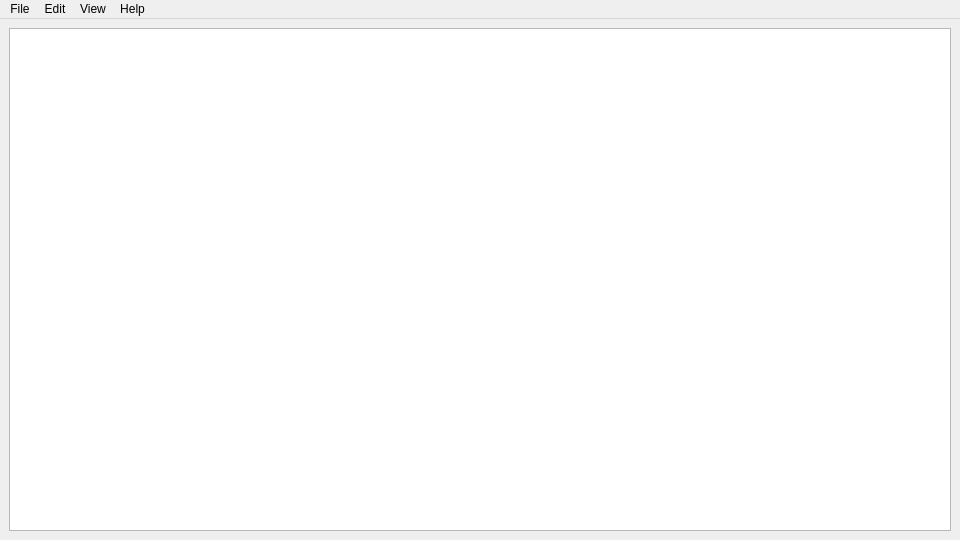
<?xml version="1.0" encoding="UTF-8"?>
<ui version="4.0">
 <class>Futaam</class>
 <widget class="QMainWindow" name="Futaam">
  <property name="geometry">
   <rect>
    <x>0</x>
    <y>0</y>
    <width>960</width>
    <height>540</height>
   </rect>
  </property>
  <property name="windowTitle">
   <string>Futaam</string>
  </property>
  <widget class="QWidget" name="centralwidget">
   <layout class="QVBoxLayout" name="verticalLayout_3">
    <item>
     <layout class="QVBoxLayout" name="verticalLayout_2">
      <item>
       <widget class="QTableView" name="tableView">
        <property name="lineWidth">
         <number>0</number>
        </property>
        <property name="midLineWidth">
         <number>0</number>
        </property>
        <property name="editTriggers">
         <set>QAbstractItemView::NoEditTriggers</set>
        </property>
        <property name="showDropIndicator" stdset="0">
         <bool>false</bool>
        </property>
        <property name="dragEnabled">
         <bool>true</bool>
        </property>
        <property name="dragDropMode">
         <enum>QAbstractItemView::InternalMove</enum>
        </property>
        <property name="alternatingRowColors">
         <bool>true</bool>
        </property>
        <property name="selectionMode">
         <enum>QAbstractItemView::SingleSelection</enum>
        </property>
        <property name="selectionBehavior">
         <enum>QAbstractItemView::SelectRows</enum>
        </property>
        <property name="showGrid">
         <bool>false</bool>
        </property>
        <property name="gridStyle">
         <enum>Qt::NoPen</enum>
        </property>
        <property name="wordWrap">
         <bool>true</bool>
        </property>
        <attribute name="horizontalHeaderVisible">
         <bool>true</bool>
        </attribute>
        <attribute name="horizontalHeaderStretchLastSection">
         <bool>true</bool>
        </attribute>
        <attribute name="verticalHeaderVisible">
         <bool>true</bool>
        </attribute>
        <attribute name="verticalHeaderMinimumSectionSize">
         <number>1</number>
        </attribute>
        <attribute name="verticalHeaderVisible">
         <bool>true</bool>
        </attribute>
        <attribute name="horizontalHeaderStretchLastSection">
         <bool>true</bool>
        </attribute>
        <attribute name="horizontalHeaderVisible">
         <bool>true</bool>
        </attribute>
        <attribute name="verticalHeaderMinimumSectionSize">
         <number>1</number>
        </attribute>
       </widget>
      </item>
     </layout>
    </item>
   </layout>
  </widget>
  <widget class="QMenuBar" name="menubar">
   <property name="geometry">
    <rect>
     <x>0</x>
     <y>0</y>
     <width>960</width>
     <height>25</height>
    </rect>
   </property>
   <widget class="QMenu" name="menuFile">
    <property name="title">
     <string>File</string>
    </property>
    <addaction name="actionNew"/>
    <addaction name="actionOpen"/>
    <addaction name="actionSave"/>
    <addaction name="actionQuit"/>
   </widget>
   <widget class="QMenu" name="menuEdit">
    <property name="title">
     <string>Edit</string>
    </property>
    <addaction name="actionAdd_Entry"/>
    <addaction name="actionDelete_Entry"/>
    <addaction name="actionEdit_Entry"/>
    <addaction name="actionSwap_Entries"/>
   </widget>
   <widget class="QMenu" name="menuHelp">
    <property name="title">
     <string>Help</string>
    </property>
    <addaction name="actionAbout_Futaam"/>
    <addaction name="actionReadme"/>
   </widget>
   <widget class="QMenu" name="menuView">
    <property name="title">
     <string>View</string>
    </property>
    <addaction name="actionStats"/>
    <addaction name="actionViewDetails"/>
   </widget>
   <addaction name="menuFile"/>
   <addaction name="menuEdit"/>
   <addaction name="menuView"/>
   <addaction name="menuHelp"/>
  </widget>
  <action name="actionOpen">
   <property name="text">
    <string>Open Database</string>
   </property>
  </action>
  <action name="actionSave">
   <property name="text">
    <string>Save Database</string>
   </property>
  </action>
  <action name="actionQuit">
   <property name="text">
    <string>Exit</string>
   </property>
  </action>
  <action name="actionAdd_Entry">
   <property name="text">
    <string>Add Entry</string>
   </property>
  </action>
  <action name="actionDelete_Entry">
   <property name="text">
    <string>Delete Entry</string>
   </property>
  </action>
  <action name="actionSwap_Entries">
   <property name="text">
    <string>Swap Entries</string>
   </property>
  </action>
  <action name="actionEdit_Entry">
   <property name="text">
    <string>Edit Entry</string>
   </property>
  </action>
  <action name="actionAbout_Futaam">
   <property name="text">
    <string>About Futaam</string>
   </property>
  </action>
  <action name="actionViewDetails">
   <property name="text">
    <string>Entry Details</string>
   </property>
  </action>
  <action name="actionNew">
   <property name="text">
    <string>New Database</string>
   </property>
  </action>
  <action name="actionStats">
   <property name="text">
    <string>Database Stats</string>
   </property>
  </action>
  <action name="actionReadme">
   <property name="text">
    <string>View Readme</string>
   </property>
  </action>
 </widget>
 <resources/>
 <connections/>
</ui>
